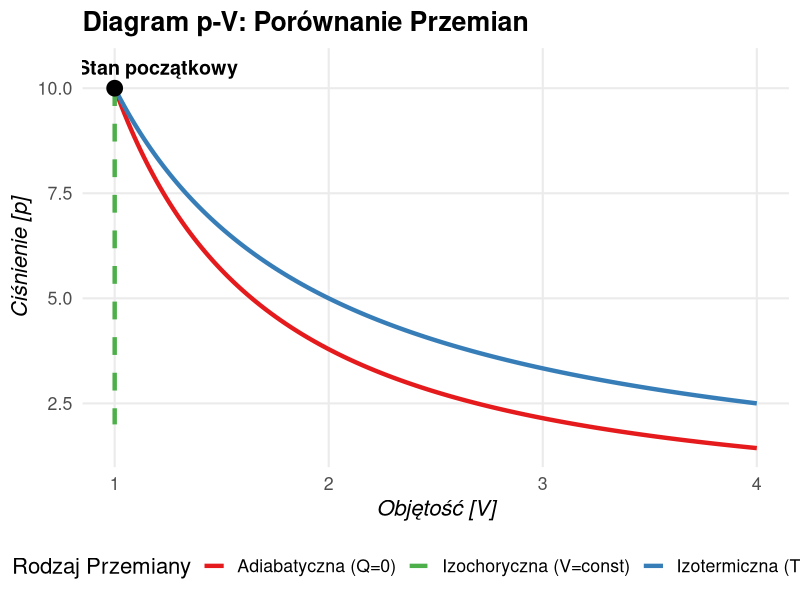
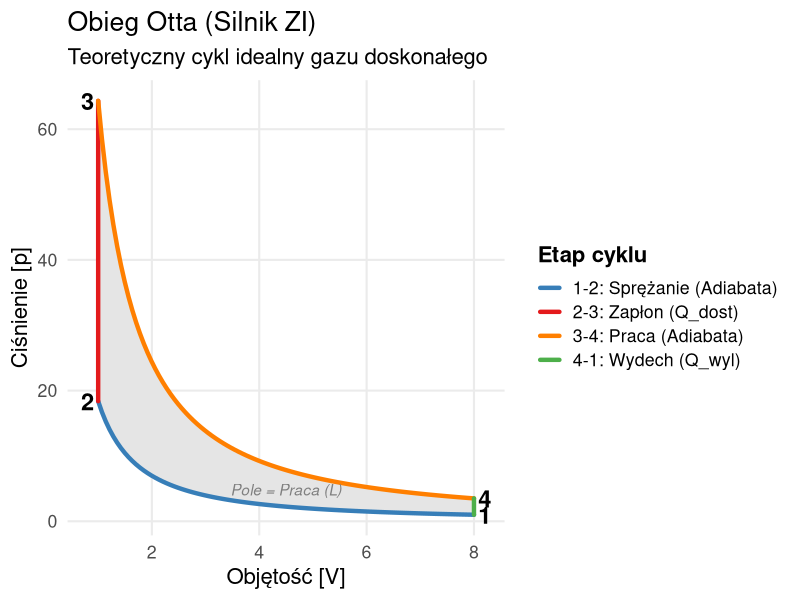
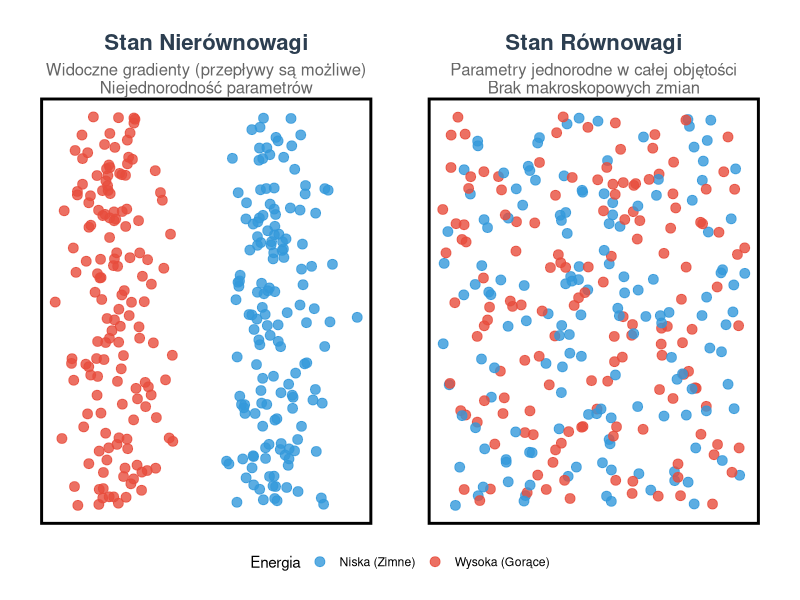
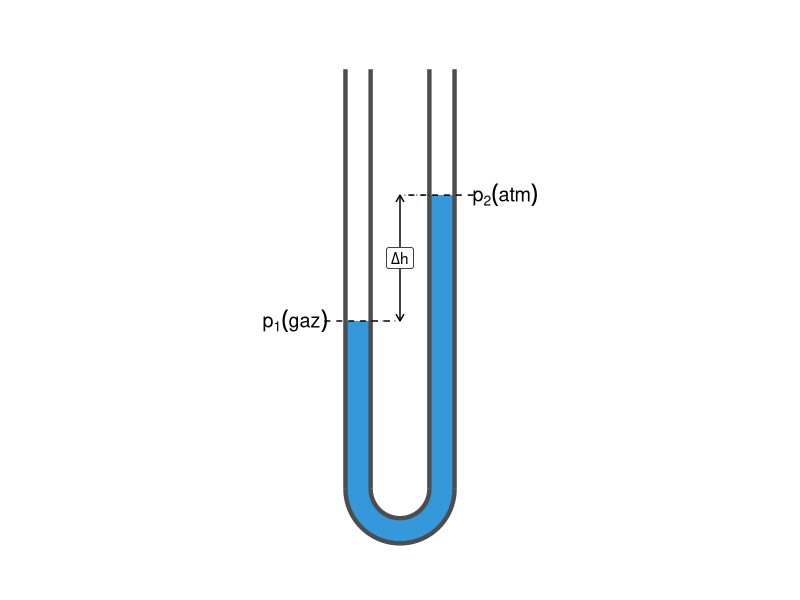

Recreate these plots in R, in order.
## ---- chunk 1
#| label: setup
#| include: false

library(ggplot2)

# Ustaw motyw domyślny na jasny (standardowy minimal)
theme_set(theme_minimal(base_size = 18))
## ---- chunk 2
#| label: fig-przemiany
#| fig-cap: "Porównanie przemian termodynamicznych (rozprężanie gazu)"
#| echo: false
#| warning: false
#| message: false
#| fig-align: center
#| fig-height: 6

library(ggplot2)
library(dplyr)

# 1. PARAMETRY FIZYCZNE
# =====================
p0 <- 10       # Ciśnienie początkowe [bar]
v0 <- 1        # Objętość początkowa [m3]
gamma <- 1.4   # Wykładnik adiabaty (dla powietrza)
v_end <- 4     # Objętość końcowa

# Generowanie ciągu objętości dla krzywych
v_seq <- seq(v0, v_end, length.out = 200)

# 2. OBLICZENIA (MODEL FIZYCZNY)
# ==============================

# A. Przemiana Izotermiczna (T = const) -> pV = const -> p = p0*v0 / v
p_iso <- (p0 * v0) / v_seq

# B. Przemiana Adiabatyczna (Q = 0) -> pV^gamma = const -> p = p0 * (v0/v)^gamma
p_adia <- p0 * (v0 / v_seq)^gamma

# Składanie danych do wykresu (Tidy Data)
df_curves <- data.frame(
  V = rep(v_seq, 2),
  P = c(p_iso, p_adia),
  Typ = rep(c("Izotermiczna (T=const)", "Adiabatyczna (Q=0)"), each = length(v_seq))
)

# C. Przemiana Izochoryczna (V = const)
# To jest linia pionowa, więc definiujemy ją oddzielnie jako odcinek
df_isocho <- data.frame(
  V = c(v0, v0),
  P = c(p0, 2), # Spadek ciśnienia przy stałej objętości (chłodzenie)
  Typ = "Izochoryczna (V=const)"
)

# 3. GENEROWANIE WYKRESU
# ======================
ggplot() +
  # Krzywe (Izotermiczna i Adiabatyczna)
  geom_line(data = df_curves, aes(x = V, y = P, color = Typ), size = 1.5) +
  
  # Linia pionowa (Izochoryczna) - używamy linetype dashed dla odróżnienia
  geom_path(data = df_isocho, aes(x = V, y = P, color = Typ), 
            size = 1.5, linetype = "dashed") +
  
  # Punkt początkowy (wspólny)
  geom_point(aes(x = v0, y = p0), size = 5, color = "black") +
  annotate("text", x = v0 + 0.2, y = p0 + 0.5, label = "Stan początkowy", 
           fontface = "bold", size = 5) +
  
  # Estetyka i Kolory
  scale_color_manual(values = c(
    "Adiabatyczna (Q=0)" = "#e41a1c",     # Czerwony
    "Izotermiczna (T=const)" = "#377eb8", # Niebieski
    "Izochoryczna (V=const)" = "#4daf4a"  # Zielony
  )) +
  
  # Opisy osi i tytuły
  labs(
    title = "Diagram p-V: Porównanie Przemian",
    x = "Objętość [V]",
    y = "Ciśnienie [p]",
    color = "Rodzaj Przemiany"
  ) +
  
  # Styl akademicki
  theme_minimal(base_size = 16) +
  theme(
    legend.position = "bottom",
    panel.grid.minor = element_blank(),
    plot.title = element_text(face = "bold"),
    axis.title = element_text(face = "italic")
  )
## ---- chunk 3
#| label: fig-otto-cycle
#| fig-cap: "Teoretyczny Obieg Otta (p-V) dla silnika spalinowego"
#| echo: false
#| warning: false
#| message: false
#| fig-align: center
#| fig-height: 6

library(ggplot2)
library(dplyr)

# 1. PHYSICAL PARAMETERS
# ======================
gamma <- 1.4       # Heat capacity ratio (air)
r_comp <- 8        # Compression ratio (V_max / V_min)
p1 <- 1            # Initial pressure [bar]
v1 <- 8            # Initial volume (V_max) [arb. units]
v2 <- v1 / r_comp  # Compressed volume (V_min)
heat_add <- 3.5    # Pressure multiplier for combustion (represents Q_in)

# 2. STATE CALCULATION (Corner Points 1-2-3-4)
# ============================================

# State 1: Intake end (Start of compression)
# Known: p1, v1

# State 2: Compression end (Adiabatic)
# p1 * v1^gamma = p2 * v2^gamma
p2 <- p1 * (v1 / v2)^gamma

# State 3: Combustion end (Isochoric Heat Addition)
# v3 = v2, p3 rises due to explosion
v3 <- v2
p3 <- p2 * heat_add

# State 4: Expansion end (Adiabatic Power Stroke)
# p3 * v3^gamma = p4 * v4^gamma, where v4 = v1
v4 <- v1
p4 <- p3 * (v3 / v4)^gamma

# 3. CURVE GENERATION
# ===================

# A. Adiabatic Compression (1 -> 2)
v_12 <- seq(v1, v2, length.out = 100)
p_12 <- p1 * (v1 / v_12)^gamma
df_12 <- data.frame(V = v_12, P = p_12, Phase = "1-2: Sprężanie (Adiabata)")

# B. Isochoric Combustion (2 -> 3)
# Vertical line
df_23 <- data.frame(V = c(v2, v3), P = c(p2, p3), Phase = "2-3: Zapłon (Q_dost)")

# C. Adiabatic Expansion (3 -> 4) - WORK STROKE
v_34 <- seq(v3, v4, length.out = 100)
p_34 <- p3 * (v3 / v_34)^gamma
df_34 <- data.frame(V = v_34, P = p_34, Phase = "3-4: Praca (Adiabata)")

# D. Isochoric Exhaust (4 -> 1)
# Vertical line
df_41 <- data.frame(V = c(v4, v1), P = c(p4, p1), Phase = "4-1: Wydech (Q_wyl)")

# Combine all for lines
df_cycle <- rbind(df_12, df_23, df_34, df_41)

# Create polygon data for shading the Work Area (W)
# We need to order points to form a closed loop: 1->2->3->4->1
df_poly <- rbind(df_12, df_23, df_34, df_41)

# 4. PLOTTING
# ===========
ggplot() +
  # A. Shaded Area (Work)
  geom_polygon(data = df_poly, aes(x = V, y = P), 
               fill = "grey90", color = NA) +
  
  # B. Cycle Lines
  geom_path(data = df_cycle, aes(x = V, y = P, color = Phase), 
            size = 1.5, lineend = "round") +
  
  # C. Corner Points Labels (1, 2, 3, 4)
  annotate("text", x = v1 + 0.2, y = p1, label = "1", size = 6, fontface = "bold") +
  annotate("text", x = v2 - 0.2, y = p2, label = "2", size = 6, fontface = "bold") +
  annotate("text", x = v3 - 0.2, y = p3, label = "3", size = 6, fontface = "bold") +
  annotate("text", x = v4 + 0.2, y = p4, label = "4", size = 6, fontface = "bold") +
  
  # D. Annotations for Heat/Work (Arrows)
  annotate("text", x = mean(c(v1, v2)), y = mean(c(p1, p2)) * 0.5, 
           label = "Pole = Praca (L)", color = "grey50", fontface = "italic") +

  # E. Colors and Scales
  scale_color_manual(values = c(
    "1-2: Sprężanie (Adiabata)" = "#377eb8", # Blue
    "2-3: Zapłon (Q_dost)" = "#e41a1c",      # Red (Heat In)
    "3-4: Praca (Adiabata)" = "#ff7f00",     # Orange
    "4-1: Wydech (Q_wyl)" = "#4daf4a"        # Green (Heat Out)
  )) +
  
  # F. Theme details
  labs(
    title = "Obieg Otta (Silnik ZI)",
    subtitle = "Teoretyczny cykl idealny gazu doskonałego",
    x = "Objętość [V]",
    y = "Ciśnienie [p]",
    color = "Etap cyklu"
  ) +
  theme_minimal(base_size = 16) +
  theme(
    legend.position = "right",
    legend.title = element_text(face="bold"),
    panel.grid.minor = element_blank()
  )
## ---- chunk 4
#| label: fig-equilibrium
#| fig-cap: "Wizualizacja istoty Równowagi Termodynamicznej: Zanik gradientów."
#| echo: false
#| warning: false
#| fig-width: 12
#| fig-height: 4

library(ggplot2)
library(dplyr)
library(patchwork) # Do łączenia wykresów (install.packages("patchwork"))

# Ustawienie ziarna dla powtarzalności
set.seed(123)
n_points <- 300

# 1. GENEROWANIE DANYCH: NIERÓWNOWAGA
# Cząstki "Ciepłe" po lewej, "Zimne" po prawej (Gradient Temperatury)
# Cząstki gęściej po lewej (Gradient Ciśnienia)
df_noneq <- data.frame(
  x = c(rnorm(n_points/2, mean=2, sd=1), rnorm(n_points/2, mean=8, sd=1)),
  y = runif(n_points, 0, 10),
  Energia = c(rep("Wysoka (Gorące)", n_points/2), rep("Niska (Zimne)", n_points/2))
)

# 2. GENEROWANIE DANYCH: RÓWNOWAGA
# Cząstki rozłożone jednorodnie (Brak gradientu ciśnienia)
# Energie wymieszane (Brak gradientu temperatury)
df_eq <- data.frame(
  x = runif(n_points, 0, 10),
  y = runif(n_points, 0, 10),
  Energia = sample(c("Wysoka (Gorące)", "Niska (Zimne)"), n_points, replace = TRUE)
)

# Styl wykresu (wspólny)
common_theme <- theme_void() + 
  theme(
    plot.title = element_text(face="bold", size=16, hjust=0.5, color="#2c3e50"),
    plot.subtitle = element_text(size=12, hjust=0.5, color="grey40"),
    legend.position = "bottom",
    panel.border = element_rect(color="black", fill=NA, size=2),
    plot.margin = margin(10, 20, 10, 20)
  )

# Wykres A: Nierównowaga
p1 <- ggplot(df_noneq, aes(x, y, color=Energia)) +
  geom_point(size=3, alpha=0.8) +
  scale_color_manual(values=c("#3498db", "#e74c3c")) +
  labs(title = "Stan Nierównowagi", 
       subtitle = "Widoczne gradienty (przepływy są możliwe)\nNiejednorodność parametrów") +
  common_theme

# Wykres B: Równowaga
p2 <- ggplot(df_eq, aes(x, y, color=Energia)) +
  geom_point(size=3, alpha=0.8) +
  scale_color_manual(values=c("#3498db", "#e74c3c")) +
  labs(title = "Stan Równowagi", 
       subtitle = "Parametry jednorodne w całej objętości\nBrak makroskopowych zmian") +
  common_theme

# Łączenie wykresów (wymaga biblioteki patchwork)
p1 + p2 + plot_layout(guides = "collect") & theme(legend.position = "bottom")
## ---- chunk 5
#| label: manometer
#| echo: false
#| fig-width: 6
#| fig-height: 5

library(ggplot2)
library(ggforce)

# Geometria U-rurki
r_tube <- 1.0     # Promień osi rurki
w_tube <- 0.6     # Szerokość rurki (średnica)
h_left <- 4       # Wysokość cieczy lewa
h_right <- 7      # Wysokość cieczy prawa
h_max <- 10       # Wysokość rurki

# Promienie ścianek (zewnętrzna i wewnętrzna)
r_outer <- r_tube + w_tube/2
r_inner <- r_tube - w_tube/2

# 1. CIECZ (Niebieska)
# --------------------
# Syfon (łuk na dole)
# Słupy cieczy prostokątne

# 2. ŚCIANKI (Szare/Czarne kontury)
# ---------------------------------

ggplot() +
  # --- CIECZ (LIQUID) ---
  # Łuk dolny (U-kształt: od 3 do 9 przez 6 -> start=pi/2, end=1.5*pi)
  geom_arc_bar(aes(x0=0, y0=0, r0=r_inner, r=r_outer, start=pi/2, end=1.5*pi), 
               fill="#3498db", color=NA) +
  
  # Lewa noga cieczy
  geom_rect(aes(xmin=-r_outer, xmax=-r_inner, ymin=0, ymax=h_left), fill="#3498db") +
  
  # Prawa noga cieczy
  geom_rect(aes(xmin=r_inner, xmax=r_outer, ymin=0, ymax=h_right), fill="#3498db") +
  
  # --- ŚCIANKI RURKI (WALLS) ---
  # Zewnętrzny łuk (dół)
  geom_arc(aes(x0=0, y0=0, r=r_outer, start=pi/2, end=1.5*pi), size=1.5, color="grey30") +
  # Wewnętrzny łuk (dół)
  geom_arc(aes(x0=0, y0=0, r=r_inner, start=pi/2, end=1.5*pi), size=1.5, color="grey30") +
  
  # Lewe ściany pionowe
  geom_segment(aes(x=-r_outer, xend=-r_outer, y=0, yend=h_max), size=1.5, color="grey30") +
  geom_segment(aes(x=-r_inner, xend=-r_inner, y=0, yend=h_max), size=1.5, color="grey30") +
  
  # Prawe ściany pionowe
  geom_segment(aes(x=r_outer, xend=r_outer, y=0, yend=h_max), size=1.5, color="grey30") +
  geom_segment(aes(x=r_inner, xend=r_inner, y=0, yend=h_max), size=1.5, color="grey30") +
  
  # --- OZNACZENIA ---
  # Poziom cieczy lewy
  geom_segment(aes(x=-r_outer-0.5, xend=-r_inner+0.5, y=h_left, yend=h_left), linetype="dashed") +
  annotate("text", x=-2.5, y=h_left, label="p[1] (gaz)", parse=TRUE, fontface="bold", size=5) +
  
  # Poziom cieczy prawy
  geom_segment(aes(x=r_inner-0.5, xend=r_outer+0.5, y=h_right, yend=h_right), linetype="dashed") +
  annotate("text", x=2.5, y=h_right, label="p[2] (atm)", parse=TRUE, fontface="bold", size=5) +
  
  # Delta h wymiarowanie
  geom_segment(aes(x=0, xend=0, y=h_left, yend=h_right), arrow=arrow(length=unit(0.2,"cm"), ends="both")) +
  annotate("label", x=0, y=(h_left+h_right)/2, label="Delta*h", parse=TRUE, fill="white") +
  
  # Linie pomocnicze do h
  geom_segment(aes(x=-r_inner, xend=0, y=h_left, yend=h_left), linetype="dotted", alpha=0.5) +
  geom_segment(aes(x=r_inner, xend=0, y=h_right, yend=h_right), linetype="dotted", alpha=0.5) +
  
  theme_void() +
  coord_fixed() + 
  xlim(-3.5, 3.5) + ylim(-2, 11)
